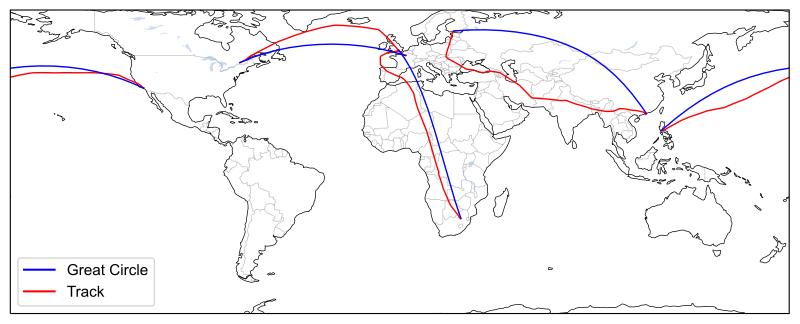

This figure's Python source:
#%%
# runs code as interactive cell 
# https://code.visualstudio.com/docs/python/jupyter-support-py

# IMPORTS #######################################

# plotting
import matplotlib.pyplot as plt
import matplotlib.font_manager as font_manager
# geographic plotting
import cartopy.crs as ccrs
import cartopy.feature as cfeature
import shapely.geometry as sgeom
# unit conversion
cm = 1/2.54 # for inches-cm conversion
# time manipulation
from datetime import datetime
# data science
import numpy as np
import pandas as pd

# i/o
from pathlib import PurePath, Path

# SETUP #########################################

plt.rcParams.update({
    "text.usetex": False,
    "font.family": "Arial",
    'font.size': 11
})

# DATA IMPORT ###################################

df_finnair = pd.read_csv(
    filepath_or_buffer = 'data/AY99_2f2a9256.csv',
    sep = ',',
    header = 'infer',
    index_col = False,
)
df_british = pd.read_csv(
    filepath_or_buffer = 'data/BA57_301ab0b0.csv',
    sep = ',',
    header = 'infer',
    index_col = False,
)
df_pal= pd.read_csv(
    filepath_or_buffer = 'data/PR102_3056874f.csv',
    sep = ',',
    header = 'infer',
    index_col = False,
)
df_airfrance= pd.read_csv(
    filepath_or_buffer = 'data/3138ab42.csv',
    sep = ',',
    header = 'infer',
    index_col = False,
)

# DATA MANIPULATION #############################

def extract_coordinates_from_csv(
        df: pd.DataFrame,
        column_name: str = 'Position'
) -> pd.DataFrame:
    df_coords: pd.DataFrame = df[column_name].str.split(',', expand=True).astype(float)
    df_coords.columns = ['lat', 'lon']
    ls_coords = sgeom.LineString(
        zip(
            df_coords['lon'],
            df_coords['lat']
        )
    )
    lat_cities: list = [df_coords['lat'].iloc[0], df_coords['lat'].iloc[-1]]
    lon_cities: list = [df_coords['lon'].iloc[0], df_coords['lon'].iloc[-1]]
    return ls_coords, lat_cities, lon_cities

finnair_track, lat_finnair, lon_finnair = extract_coordinates_from_csv(
    df = df_finnair,
    column_name = 'Position'
)
british_track, lat_british, lon_british = extract_coordinates_from_csv(
    df = df_british,
    column_name = 'Position'
)
pal_track, lat_pal, lon_pal = extract_coordinates_from_csv(
    df = df_pal,
    column_name = 'Position'
)
airfrance_track, lat_airfrance, lon_airfrance = extract_coordinates_from_csv(
    df = df_airfrance,
    column_name = 'Position'
)

# FIGURE ########################################

# SETUP ######################

# https://stackoverflow.com/a/60724892/
plateCr = ccrs.PlateCarree()
plateCr._threshold = plateCr._threshold/10.

fig = plt.figure(
    num = 'main',
    dpi = 300,
    figsize=(30*cm, 10*cm), # A4=(210x297)mm
)
ax = plt.subplot(
    projection=plateCr,
)

# https://scitools.org.uk/cartopy/docs/latest/gallery/lines_and_polygons/features.html#features
ax.add_feature(cfeature.BORDERS, alpha=0.25, linewidth=0.5)
ax.add_feature(cfeature.LAKES, alpha=0.5, linewidth=0.5)
ax.add_feature(cfeature.COASTLINE, linewidth=0.5)
ax.set_global()

# DATA #######################

# AXIS LIMITS ################

ax.set_ylim(-70,70)

# TICKS AND LABELS ###########

# GRIDS ######################

# AXIS LABELS ################

# PLOTTING ###################

ax.add_geometries(
    geoms = finnair_track,
    crs = ccrs.PlateCarree(),
    facecolor = 'none',
    edgecolor = 'red',
    linewidth = 1
)
ax.add_geometries(
    geoms = british_track,
    crs = ccrs.PlateCarree(),
    facecolor = 'none',
    edgecolor = 'red',
    linewidth = 1
)
ax.add_geometries(
    geoms = pal_track,
    crs = ccrs.Geodetic(), # https://stackoverflow.com/a/67730772
    facecolor = 'none',
    edgecolor = 'red',
    linewidth = 1
)
ax.add_geometries(
    geoms = airfrance_track,
    crs = ccrs.PlateCarree(),
    facecolor = 'none',
    edgecolor = 'red',
    linewidth = 1
)

ax.plot(
    lon_finnair,
    lat_finnair,
    color='blue',
    transform=ccrs.Geodetic(),
    linewidth = 1,
)
ax.plot(
    lon_british,
    lat_british,
    color='blue',
    transform=ccrs.Geodetic(),
    linewidth = 1
)
ax.plot(
    lon_pal,
    lat_pal,
    color='blue',
    transform=ccrs.Geodetic(),
    linewidth = 1
)
ax.plot(
    lon_airfrance,
    lat_airfrance,
    color='blue',
    transform=ccrs.Geodetic(),
    linewidth = 1
)

# LEGEND ####################

from matplotlib.lines import Line2D

legend_elements = [
    Line2D(
        xdata = [0],
        ydata = [0],
        color = 'blue',
        linestyle = '-',
        label='Great Circle'
    ),
    Line2D(
        xdata = [0],
        ydata = [0],
        color = 'red',
        linestyle = '-',
        label='Track'
    ),
]

ax.legend(
    handles=legend_elements,
    loc='lower left',
)

# EXPORT #########################################

file_path = os.path.abspath(__file__)
file_name = os.path.splitext(os.path.basename(file_path))[0]
figure_name: str = str(file_name + '.pdf')

plt.savefig(
    fname = figure_name,
    format="pdf",
    bbox_inches='tight',
    transparent = False
)
# %%
